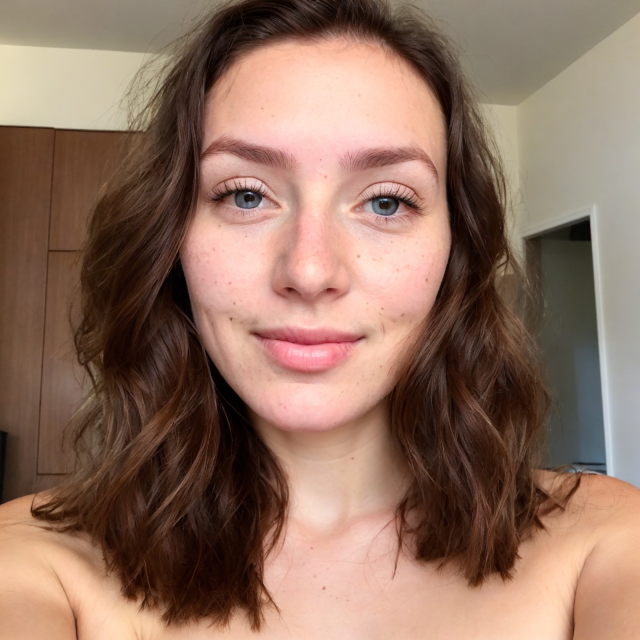
#> input picture test.jpg, 1280 x 1280 px (shown at 1/2 size)
$ python -i realtime_facial_recognition.py   (imports and definitions only)
#> lines starting #> are read from the running program, lines starting #| are printed output that depends on the picture
import cv2
import numpy as np
import time
import smtplib
from dotenv import load_dotenv
import os
import tempfile
import imghdr
from email.mime.multipart import MIMEMultipart
from email.mime.text import MIMEText
from email.mime.image import MIMEImage

# [1 line not run here, left out]
smtp_server = os.getenv('SMTP_SERVER')
smtp_port = os.getenv('SMTP_PORT')
smtp_username = os.getenv('SMTP_USERNAME')
smtp_password = os.getenv('SMTP_PASSWORD')

def facial_recognition(frame):
    images_directory = 'images/'
    # Dictionary mapping reference images to their names
    image_files = [f for f in os.listdir(images_directory) if os.path.isfile(os.path.join(images_directory, f))]

    # Create the reference_images dictionary dynamically
    reference_images = {}
    for filename in image_files:
        # Add the image file to the dictionary with its name (without extension) as the key
        reference_images[os.path.join(images_directory, filename)] = os.path.splitext(filename)[0]
        # Load the pre-trained Haar cascade classifier for face detection
        face_classifier = cv2.CascadeClassifier('haarcascade_frontalface_default.xml')

    # Perform facial recognition on the frame
    gray = cv2.cvtColor(frame, cv2.COLOR_BGR2GRAY)
    faces = face_classifier.detectMultiScale(gray, 1.3, 5)

    if len(faces) == 0:
        return False, None, None  # Return False and None for message and matched_face when no faces are found

    for (x, y, w, h) in faces:
        detected_face = gray[y:y+h, x:x+w]

        for image_path, image_name in reference_images.items():
            reference_image = cv2.imread(image_path)
            reference_gray = cv2.cvtColor(reference_image, cv2.COLOR_BGR2GRAY)
            resized_reference_gray = cv2.resize(reference_gray, (w, h))

            # Compare the detected face with the reference image using matchTemplate
            result = cv2.matchTemplate(detected_face, resized_reference_gray, cv2.TM_CCOEFF_NORMED)
            threshold = 0.40
            loc = np.where(result >= threshold)

            # Check if a match is found based on the threshold
            if np.any(result >= threshold):
                return True, image_name, detected_face  # Return True, image_name, and detected_face when a match is found

    return False, None, None  # Return False and None for message and matched_face when no match is found

# [75 lines left out: functions send_email_with_attachment, main, not called in this run]

# [2 lines not run here, left out]

>>> import cv2
>>> picture = cv2.imread('test.jpg', cv2.IMREAD_GRAYSCALE)
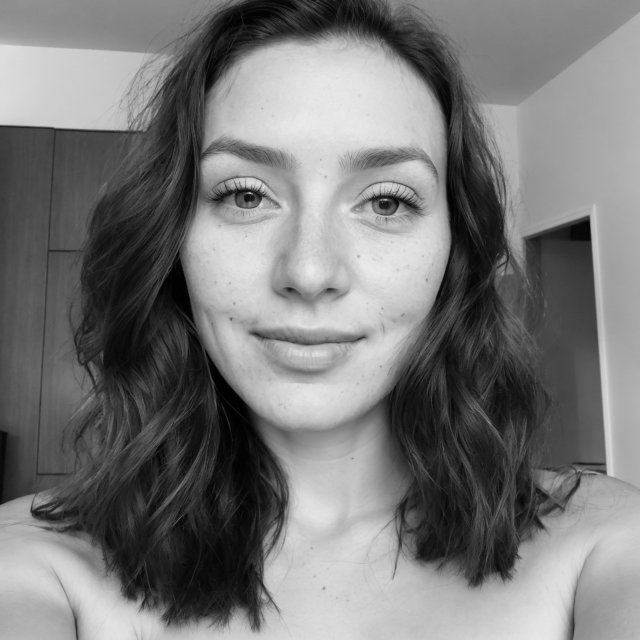
#> picture: shape (1280, 1280) (shown at 1/2 size); min 0, max 238, mean 120.5
#> (the run stopped early here; a loop or call above may not have finished)

$ run again, on jonathan.png
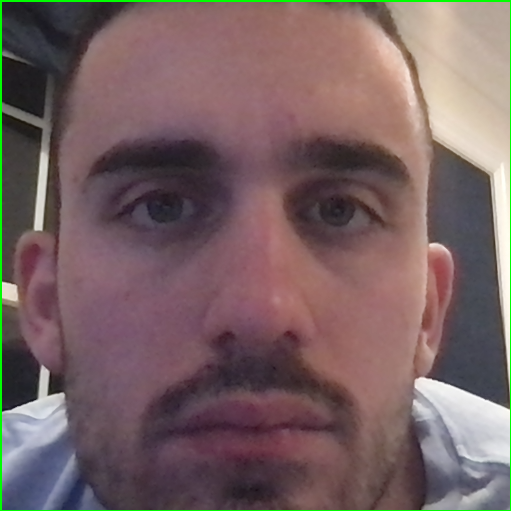
#> input picture jonathan.png, 511 x 511 px
#> `picture = cv2.imread('test.jpg', cv2.IMREAD_GRAYSCALE)`:
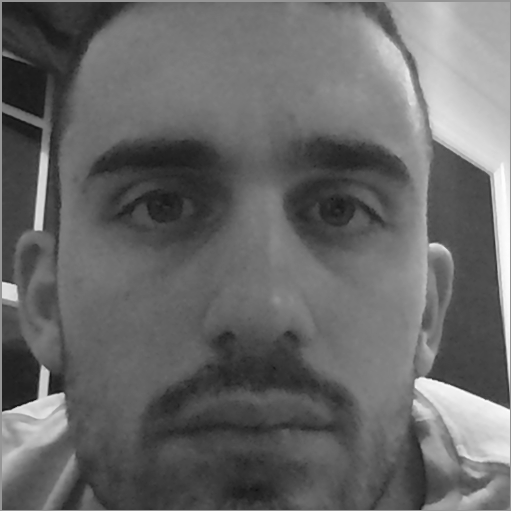
#> picture: shape (511, 511); min 17, max 254, mean 104.1
